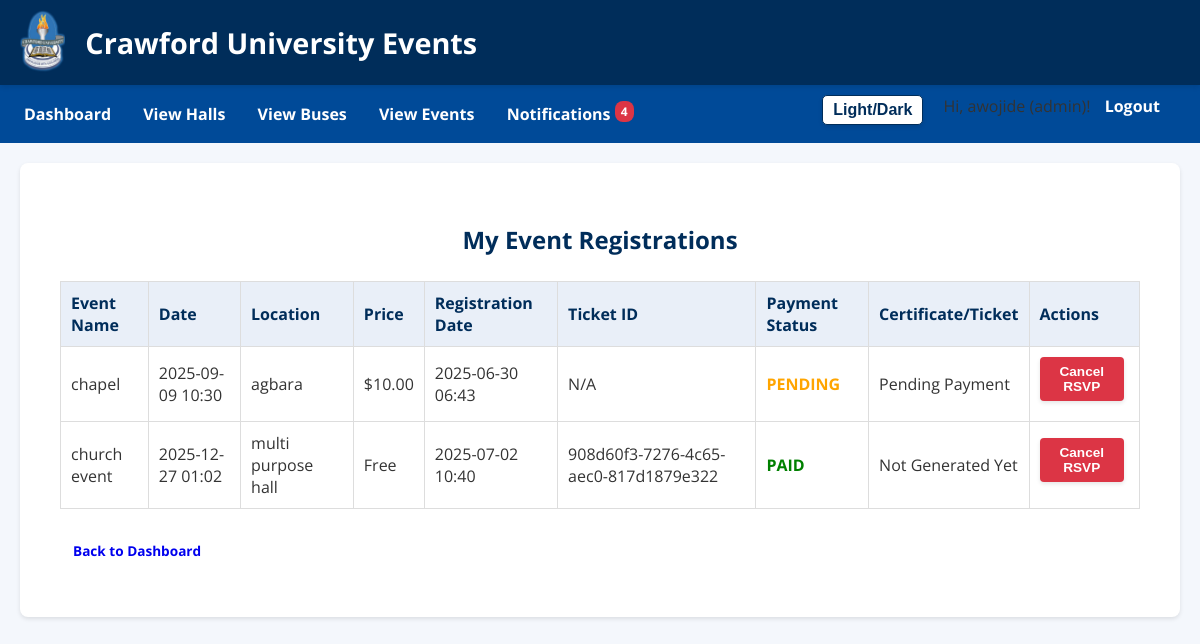
Screenshot of /my_event_registrations (signed in) with the database file from the repository.
### models.py (models this page shows, shortened)
class Registration(db.Model):
    id = db.Column(db.Integer, primary_key=True)
    user_id = db.Column(db.Integer, db.ForeignKey('user.id', name='fk_registration_user_id'), nullable=False)
    event_id = db.Column(db.Integer, db.ForeignKey('event.id', name='fk_registration_event_id'), nullable=False)
    registration_date = db.Column(db.DateTime, default=datetime.utcnow)
    ticket_id = db.Column(db.String(50), unique=True, nullable=True)
    payment_status = db.Column(db.String(20), default='pending')
    certificate_path = db.Column(db.String(255), nullable=True)
    certificate_generated_at = db.Column(db.DateTime, nullable=True)

class Event(db.Model):
    id = db.Column(db.Integer, primary_key=True)
    name = db.Column(db.String(100), nullable=False)
    description = db.Column(db.Text, nullable=False)
    date = db.Column(db.DateTime, nullable=False)  # <-- Unified date + time field
    location = db.Column(db.String(100), nullable=False)
    price = db.Column(db.Float, default=0.0)
    capacity = db.Column(db.Integer)
    created_by = db.Column(db.Integer, db.ForeignKey('user.id', name='fk_event_created_by'), nullable=False)
    date_created = db.Column(db.DateTime, default=datetime.utcnow)
    status = db.Column(db.String(50), nullable=False, default='Pending DSA Approval')
    dsa_approver_id = db.Column(db.Integer, db.ForeignKey('user.id', name='fk_event_dsa_approver_id'), nullable=True)
    vc_approver_id = db.Column(db.Integer, db.ForeignKey('user.id', name='fk_event_vc_approver_id'), nullable=True)
    dsa_approver = db.relationship('User', foreign_keys=[dsa_approver_id], back_populates='events_dsa_approved', lazy=True, primaryjoin="Event.dsa_approver_id == User.id")
    vc_approver = db.relationship('User', foreign_keys=[vc_approver_id], back_populates='events_vc_approved', lazy=True, primaryjoin="Event.vc_approver_id == User.id")
    creator = db.relationship('User', back_populates='created_events', foreign_keys=[created_by])
    registrations = db.relationship('Registration', backref='event', lazy=True)
    reminder_sent = db.Column(db.Boolean, default=False, nullable=False)

### app.py (the view)
@app.route("/my_event_registrations")
@login_required
def my_event_registrations():
    registrations = Registration.query.filter_by(user_id=current_user.id).all()
    return render_template('my_event_registrations.html', title='My Event Registrations', registrations=registrations)

### app.py (called while the page is built)
@login_manager.user_loader
def load_user(user_id):
    return db.session.get(User, int(user_id))

@app.context_processor
def inject_unread_notifications_count():
    if current_user.is_authenticated:
        unread_count = Notification.query.filter_by(user_id=current_user.id, is_read=False).count()
        return dict(unread_notifications_count=unread_count)
    return dict(unread_notifications_count=0)

@app.context_processor
def inject_now():
    return {'now': datetime.now(UTC)} # Make current UTC time available in templates

### templates/my_event_registrations.html (shortened to what this page needs)
{% extends "base.html" %}
{% block content %}
<div class="main-content-container">
    <h2>My Event Registrations</h2>
    {% if registrations %}
        <table border="1" style="width:100%; border-collapse: collapse; margin-top: 20px;">
            <thead>
                <tr>
                    <th>Event Name</th>
                    <th>Date</th>
                    <th>Location</th>
                    <th>Price</th>
                    <th>Registration Date</th>
                    <th>Ticket ID</th>
                    <th>Payment Status</th>
                    <th>Certificate/Ticket</th>
                    <th>Actions</th>
                </tr>
            </thead>
            <tbody>
                {% for reg in registrations %}
                <tr>
                    <td>{{ reg.event.name if reg.event else 'N/A' }}</td>
                    <td>{{ reg.event.date.strftime('%Y-%m-%d %H:%M') if reg.event else 'N/A' }}</td>
                    <td>{{ reg.event.location if reg.event else 'N/A' }}</td>
                    <td>
                        {% if reg.event.price == 0 %}
                            Free
                        {% else %}
                            ${{ "%.2f"|format(reg.event.price) }}
                        {% endif %}
                    </td>
                    <td>{{ reg.registration_date.strftime('%Y-%m-%d %H:%M') }}</td>
                    <td>{{ reg.ticket_id if reg.ticket_id else 'N/A' }}</td>
                    <td>
                        <strong
                            {% if reg.payment_status == 'paid' %} style="color: green;"
                            {% elif reg.payment_status == 'pending' %} style="color: orange;"
                            {% else %} style="color: dimgray;" {% endif %}>
                            {{ reg.payment_status.upper() }}
                        </strong>
                    </td>
                    <td>
                        {% if reg.certificate_path %}
                            <a href="{{ url_for('download_certificate', file_path=reg.certificate_path) }}" target="_blank" class="button-link-styled">Download Certificate</a>
                        {% elif reg.payment_status == 'paid' or (reg.event and reg.event.price == 0) %}
                            Not Generated Yet
                        {% else %}
                            Pending Payment
                        {% endif %}
                    </td>
                    <td>
                        <form method="POST" action="{{ url_for('cancel_rsvp_event', event_id=reg.event.id) }}" style="display:inline;">
                            <button type="submit" class="button-link-styled" style="background-color: #dc3545; color: white;" onclick="return confirm('Are you sure you want to cancel your RSVP for {{ (reg.event.name if reg.event else 'this event')|tojson }}?');">
                                Cancel RSVP
                            </button>
                        </form>
                    </td>
                </tr>
                {% endfor %}
            </tbody>
        </table>
    {% else %}
        <p style="margin-top: 20px;">You have not registered for any events yet.</p>
        <p><a href="{{ url_for('list_events') }}" class="button-link-styled">Click here to view available events and register.</a></p>
    {% endif %}
    <p style="margin-top: 30px;">
        <a href="{{ url_for('dashboard') }}" class="button-link-styled">Back to Dashboard</a>
    </p>
</div>
{% endblock %}

### static/css/school_theme.css (style rules this page uses)
:root { --primary-blue: #002D5A; --secondary-blue: #004A98; --button-hover-blue: #003366; --accent-blue-light: #e9eff8; --text-on-dark-bg: #ffffff; --text-on-light-bg: #333333; --heading-text-color: var(--primary-blue); --table-header-text: var(--primary-blue); --page-bg: #f4f7fc; --content-bg: #ffffff; --border-color: #dddddd; --link-color: var(--secondary-blue); --link-hover-color: var(--primary-blue); --flash-success-bg: #d4edda; --flash-success-text: #155724; --flash-success-border: #c3e6cb; --flash-danger-bg: #f8d7da; --flash-danger-text: #721c24; --flash-danger-border: #f5c6cb; --flash-warning-bg: #fff3cd; --flash-warning-text: #856404; --flash-warning-border: #ffeeba; --flash-info-bg: #d1ecf1; --flash-info-text: #0c5460; --flash-info-border: #bee5eb; --theme-transition-duration: 0.3s; }
body { font-family: 'Open Sans', sans-serif; margin: 0; padding: 0; background-color: var(--page-bg); color: var(--text-on-light-bg); transition: background-color var(--theme-transition-duration), color var(--theme-transition-duration); }
h1, h2, h3, h4, h5, h6 { font-family: 'Open Sans', sans-serif; }
h2, h3 { color: var(--heading-text-color); transition: color var(--theme-transition-duration); }
button, input[type="submit"], .admin-action-link { display: inline-block; background-color: var(--secondary-blue); color: var(--text-on-dark-bg); padding: 10px 18px; border: none; border-radius: 5px; cursor: pointer; font-size: 1em; font-weight: bold; text-decoration: none; box-shadow: 0 2px 4px rgba(0,0,0,0.1); transition: background-color var(--theme-transition-duration) ease-out, transform 0.15s ease-out, box-shadow var(--theme-transition-duration) ease-out; text-align: center; margin-bottom: 10px; margin-right: 5px; }
table { width: 100%; border-collapse: collapse; margin-top: 20px; }
th, td { border: 1px solid var(--border-color); padding: 10px; text-align: left; transition: border-color var(--theme-transition-duration), color var(--theme-transition-duration); }
th { background-color: var(--accent-blue-light); color: var(--table-header-text); transition: background-color var(--theme-transition-duration), color var(--theme-transition-duration); }
.main-content-container { max-width: 1100px; margin: 0 auto; padding: 20px; }
.button-link-styled { padding: 6px 12px; text-decoration: none; border-radius: 4px; font-size: 0.85em; font-weight: bold; text-align: center; transition: background-color 0.2s ease-out, color 0.2s ease-out, border-color 0.2s ease-out, transform 0.15s ease-out; border: 1px solid transparent; }
.main-content-container h2 { margin-bottom: 25px; text-align: center; }

### rows the page displays
Registration: event "chapel", event "2025-09-09 10:30", event "agbara", registration_date "2025-06-30 06:43", ticket_id "N/A", payment_status "PENDING", shows "Pending Payment"
Event: event.price "10.00"
Registration: event "church event", event "2025-12-27 01:02", event "multi purpose hall", shows "Free", registration_date "2025-07-02 10:40", ticket "908d60f3-7276-4c65-aec0-817d1879e322", payment_status "PAID", shows "Not Generated Yet"

### other values shown
{{ unread_notifications_count }} "4"
